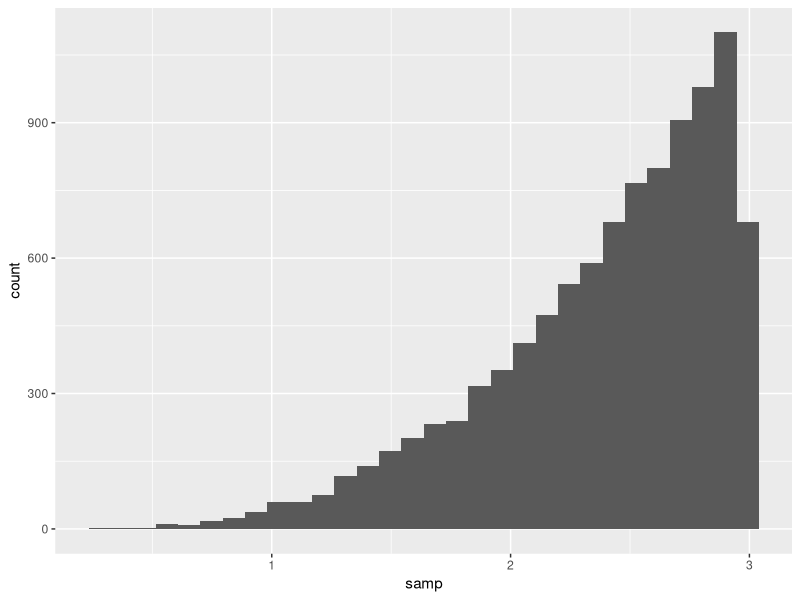
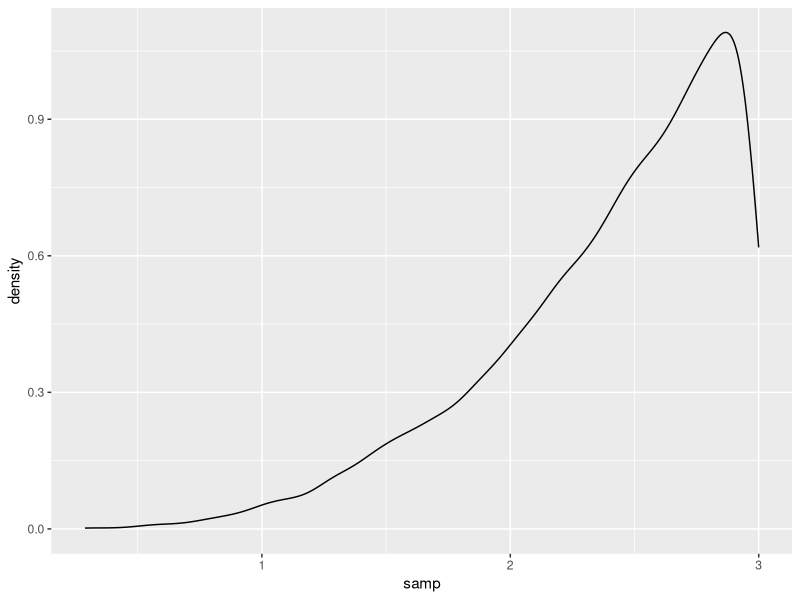
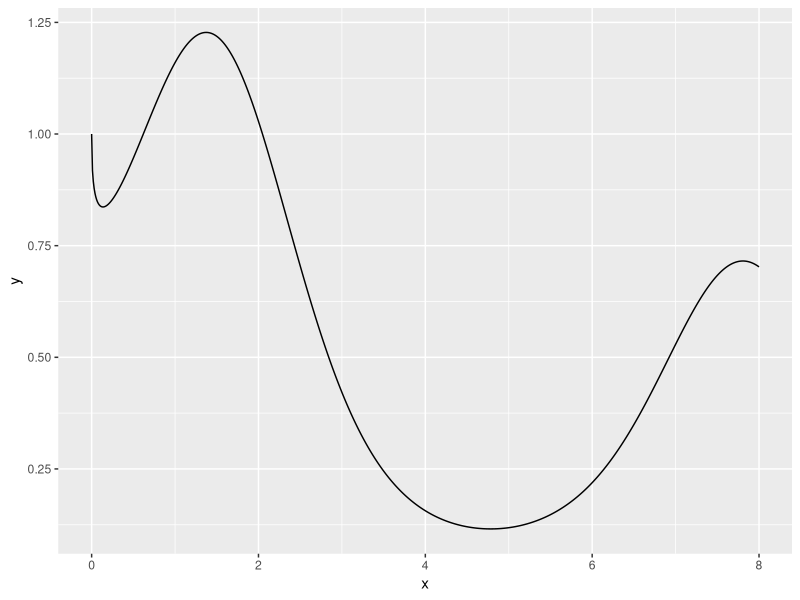

Generate these figures, in order, with R: (Note: a time limit stopped this script after it produced the figures.)
## ---- chunk 1
knitr::opts_chunk$set(echo = TRUE)
## ---- chunk 2
samp <- (81*runif(10000))^0.25
mean(samp)
sd(samp)
## ---- chunk 3
library(ggplot2)
sampdf <- data.frame("samp"=samp)
ggplot(data = sampdf, aes(x = samp)) + geom_histogram()
## ---- chunk 4
ggplot(data = sampdf, aes(x = samp)) + geom_density()
## ---- chunk 5
samp <- (81*runif(1000000))^0.25
mean(samp)
var(samp)
sd(samp)
## ---- chunk 6
samp_lim <- ifelse(samp>2,samp, NA)
mean(na.omit(samp_lim))
## ---- chunk 7
x <- seq(0,8, by = 0.01)
y <- exp(sin(x))/(1+sqrt(x))
plot_df <- data.frame("x"=x,"y"=y)
ggplot(data = plot_df, aes(x=x,y=y)) + geom_line()
## ---- chunk 8
x <- runif(100000,0,8)
y <- exp(sin(x))/(1+sqrt(x))
integral1 <- 8*mean(y)
integral1
## ---- chunk 9
x <- runif(100000,0,8)
y <- runif(100000,0,1.25)
prop <-  sum(y<exp(sin(x))/(1+sqrt(x)))/100000
integral2 <- prop*8*1.25 
integral2
## ---- chunk 10
# Standard Monte Carlo
x <- runif(10000,0, 12)
y <- exp(-1*(x-6)^4)
integral1 <- 12*mean(y)
integral1
## ---- chunk 11
# Importance Sampling.  Using Gaussian centered at 6 for importance function.
vals <- rnorm(10000,6,1)
integral2 <- mean(exp(-1*(vals-6)^4)/dnorm(vals,6,1))
integral2
## ---- chunk 12
# Standard Monte Carlo
integral1 <- rep(0,100)
for(i in 1:100){
  x <- runif(10000,0, 12)
  y <- exp(-1*(x-6)^4)
  integral1[i] <- 12*mean(y)
}
mean(integral1)
var(integral1)
## ---- chunk 13
# Importance Sampling.  Using Gaussian centered at 6 for importance function.
integral1 <- rep(0,100)
for(i in 1:100){
  vals <- rnorm(10000,6,1)
  integral2[i] <- mean(exp(-1*(vals-6)^4)/dnorm(vals,6,1))
}
mean(integral2)
var(integral2)

## ---- chunk 14
#for (a) and (b)
sims <- 2000
sampsize <- 100
mn <- replicate(sims,0)
for(i in 1:sims){
mn[i] <- mean(rexp(sampsize, 1/5))
}
mn_100 <- mean(mn)
var_100 <- var(mn)
mn_100
var_100
## ---- chunk 15
sims <- 2000
sampsize <- 1000
mn <- replicate(sims,0)
for(i in 1:sims){
  mn[i] <- mean(rexp(sampsize, 1/5))
}
mn_1000 <- mean(mn)
var_1000 <- var(mn)
sampsize <- 10000
mn <- replicate(sims,0)
for(i in 1:sims){
  mn[i] <- mean(rexp(sampsize, 1/5))
}
mn_10000 <- mean(mn)
var_10000 <- var(mn)

sampsize <- 100000
mn <- replicate(sims,0)
for(i in 1:sims){
  mn[i] <- mean(rexp(sampsize, 1/5))
}

mn_100000 <- mean(mn)
var_100000 <- var(mn)
sampsize <- 1000000
mn <- replicate(sims,0)
for(i in 1:sims){
  mn[i] <- mean(rexp(sampsize, 1/5))
}
mn_1000000 <- mean(mn)
var_1000000 <- var(mn)

meanmean <- c(mn_100, mn_1000, mn_10000, mn_100000, mn_1000000)
varmean <- c(var_100, var_1000, var_10000, var_100000, var_1000000)
meanmean
## ---- chunk 16
samp_df <- data.frame("n" = 10^(2:6), "variance" = varmean)
plot(log(samp_df$n),log(samp_df$variance))
summary(lm(data = samp_df, log(variance)~log(n)))
